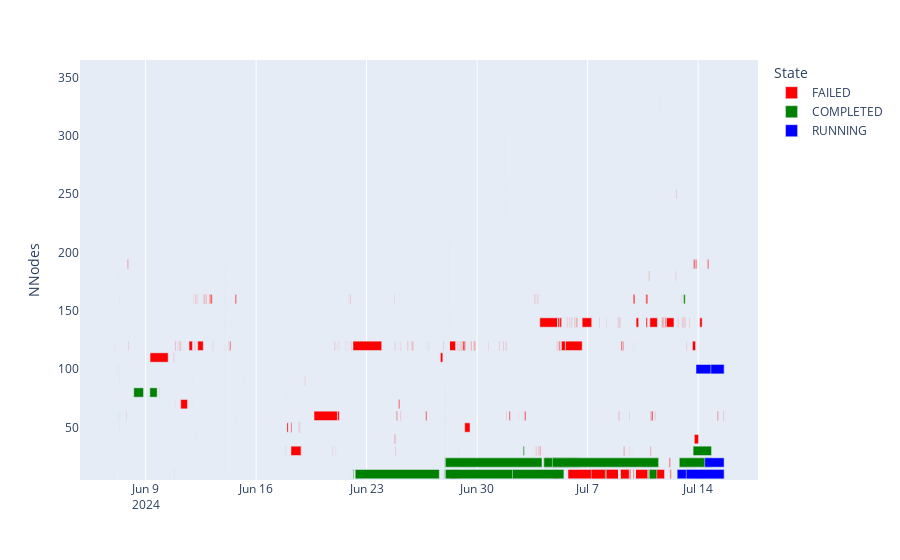

Notebook code for this chart:
### Code cell
fig = px.timeline(
    df1, x_start="Start", x_end="End", y="NNodes", color="State",
    color_discrete_map={'RUNNING': 'blue',
                        'FAILED': 'red', 'COMPLETED': 'green'},
    hover_data=['Elapsed_hr', 'JobID', 'JobName', 'User'],
)
fig.show()

### Figure 1 — Plotly figure (JSON) as saved in the notebook; plotly's stock layout.template omitted (floating-point values rounded to 4 significant figures; data arrays with more than 128 entries replaced by an {"elided": "..."} marker saying what was removed)
{"data": [{"alignmentgroup": "True", "base": {"elided": "489 str values"}, "customdata": {"elided": "489x4 mixed values"}, "hovertemplate": "State=FAILED<br>Start=%{base}<br>End=%{x}<br>NNodes=%{y}<br>Elapsed_hr=%{customdata[0]}<br>JobID=%{customdata[1]}<br>JobName=%{customdata[2]}<br>User=%{customdata[3]}<extra></extra>", "legendgroup": "FAILED", "marker": {"color": "red", "pattern": {"shape": ""}}, "name": "FAILED", "offsetgroup": "FAILED", "orientation": "h", "showlegend": true, "textposition": "auto", "type": "bar", "x": {"elided": "489 int values"}, "xaxis": "x", "y": {"elided": "489 int values"}, "yaxis": "y"}, {"alignmentgroup": "True", "base": {"elided": "253 str values"}, "customdata": {"elided": "253x4 mixed values"}, "hovertemplate": "State=COMPLETED<br>Start=%{base}<br>End=%{x}<br>NNodes=%{y}<br>Elapsed_hr=%{customdata[0]}<br>JobID=%{customdata[1]}<br>JobName=%{customdata[2]}<br>User=%{customdata[3]}<extra></extra>", "legendgroup": "COMPLETED", "marker": {"color": "green", "pattern": {"shape": ""}}, "name": "COMPLETED", "offsetgroup": "COMPLETED", "orientation": "h", "showlegend": true, "textposition": "auto", "type": "bar", "x": {"elided": "253 int values"}, "xaxis": "x", "y": {"elided": "253 int values"}, "yaxis": "y"}, {"alignmentgroup": "True", "base": ["2024-07-12T16:14:33", "2024-07-13T05:59:45", "2024-07-13T20:46:26", "2024-07-14T10:01:45", "2024-07-14T19:16:35"], "customdata": [[71.23, "3241", "synthesis", "wangyang+"], [57.47, "3546", "l3_32k_200", "arashe"], [42.7, "3570", "vd", "ahmadyan"], [29.43, "3566", "l2_200_shared", "arashe"], [20.18, "3630", "vitg_504", "jiazhi"]], "hovertemplate": "State=RUNNING<br>Start=%{base}<br>End=%{x}<br>NNodes=%{y}<br>Elapsed_hr=%{customdata[0]}<br>JobID=%{customdata[1]}<br>JobName=%{customdata[2]}<br>User=%{customdata[3]}<extra></extra>", "legendgroup": "RUNNING", "marker": {"color": "blue", "pattern": {"shape": ""}}, "name": "RUNNING", "offsetgroup": "RUNNING", "orientation": "h", "showlegend": true, "textposition": "auto", "type": "bar", "x": [256441000, 206929000, 153728000, 106009000, 72719000], "xaxis": "x", "y": [10, 10, 100, 20, 100], "yaxis": "y"}], "layout": {"barmode": "overlay", "legend": {"title": {"text": "State"}, "tracegroupgap": 0}, "margin": {"t": 60}, "xaxis": {"anchor": "y", "domain": [0, 1], "type": "date"}, "yaxis": {"anchor": "x", "domain": [0, 1], "title": {"text": "NNodes"}}}}
